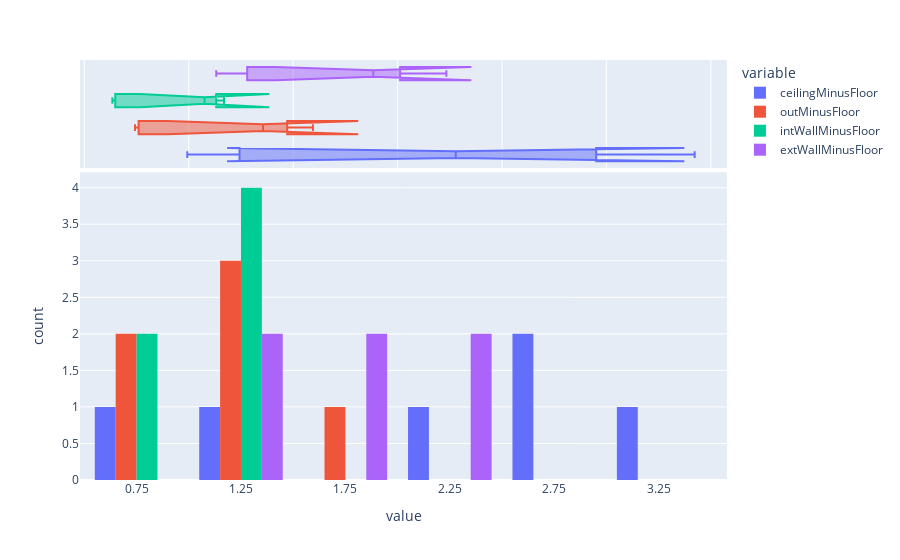
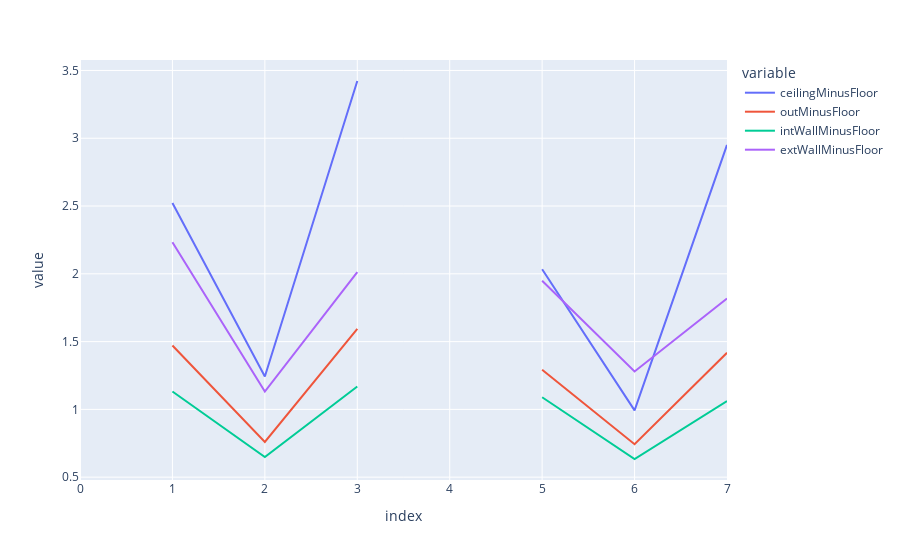

Notebook code cell kept with these figures, in order:
### Code cell
qois = ["ceilingMinusFloor", "outMinusFloor", "intWallMinusFloor", "extWallMinusFloor"]
fig = px.histogram(
    dfFull,
    x = qois,
    marginal="box", # or violin, rug
    barmode = "group"
    )
fig.show()

fig = px.line(dfFull, y = qois)
fig.show()

### Figure 1 — Plotly figure (JSON) as saved in the notebook; plotly's stock layout.template omitted (floating-point values rounded to 4 significant figures)
{"data": [{"alignmentgroup": "True", "bingroup": "x", "hovertemplate": "variable=ceilingMinusFloor<br>value=%{x}<br>count=%{y}<extra></extra>", "legendgroup": "ceilingMinusFloor", "marker": {"color": "#636efa", "pattern": {"shape": ""}}, "name": "ceilingMinusFloor", "offsetgroup": "ceilingMinusFloor", "orientation": "v", "showlegend": true, "type": "histogram", "x": [null, 2.523, 1.243, 3.422, null, 2.034, 0.993, 2.951], "xaxis": "x", "yaxis": "y"}, {"alignmentgroup": "True", "hovertemplate": "variable=ceilingMinusFloor<br>value=%{x}<extra></extra>", "legendgroup": "ceilingMinusFloor", "marker": {"color": "#636efa"}, "name": "ceilingMinusFloor", "notched": true, "offsetgroup": "ceilingMinusFloor", "showlegend": false, "type": "box", "x": [null, 2.523, 1.243, 3.422, null, 2.034, 0.993, 2.951], "xaxis": "x2", "yaxis": "y2"}, {"alignmentgroup": "True", "bingroup": "x", "hovertemplate": "variable=outMinusFloor<br>value=%{x}<br>count=%{y}<extra></extra>", "legendgroup": "outMinusFloor", "marker": {"color": "#EF553B", "pattern": {"shape": ""}}, "name": "outMinusFloor", "offsetgroup": "outMinusFloor", "orientation": "v", "showlegend": true, "type": "histogram", "x": [null, 1.471, 0.7598, 1.594, null, 1.293, 0.7426, 1.418], "xaxis": "x", "yaxis": "y"}, {"alignmentgroup": "True", "hovertemplate": "variable=outMinusFloor<br>value=%{x}<extra></extra>", "legendgroup": "outMinusFloor", "marker": {"color": "#EF553B"}, "name": "outMinusFloor", "notched": true, "offsetgroup": "outMinusFloor", "showlegend": false, "type": "box", "x": [null, 1.471, 0.7598, 1.594, null, 1.293, 0.7426, 1.418], "xaxis": "x2", "yaxis": "y2"}, {"alignmentgroup": "True", "bingroup": "x", "hovertemplate": "variable=intWallMinusFloor<br>value=%{x}<br>count=%{y}<extra></extra>", "legendgroup": "intWallMinusFloor", "marker": {"color": "#00cc96", "pattern": {"shape": ""}}, "name": "intWallMinusFloor", "offsetgroup": "intWallMinusFloor", "orientation": "v", "showlegend": true, "type": "histogram", "x": [null, 1.132, 0.6479, 1.169, null, 1.09, 0.634, 1.061], "xaxis": "x", "yaxis": "y"}, {"alignmentgroup": "True", "hovertemplate": "variable=intWallMinusFloor<br>value=%{x}<extra></extra>", "legendgroup": "intWallMinusFloor", "marker": {"color": "#00cc96"}, "name": "intWallMinusFloor", "notched": true, "offsetgroup": "intWallMinusFloor", "showlegend": false, "type": "box", "x": [null, 1.132, 0.6479, 1.169, null, 1.09, 0.634, 1.061], "xaxis": "x2", "yaxis": "y2"}, {"alignmentgroup": "True", "bingroup": "x", "hovertemplate": "variable=extWallMinusFloor<br>value=%{x}<br>count=%{y}<extra></extra>", "legendgroup": "extWallMinusFloor", "marker": {"color": "#ab63fa", "pattern": {"shape": ""}}, "name": "extWallMinusFloor", "offsetgroup": "extWallMinusFloor", "orientation": "v", "showlegend": true, "type": "histogram", "x": [null, 2.234, 1.132, 2.012, null, 1.949, 1.28, 1.818], "xaxis": "x", "yaxis": "y"}, {"alignmentgroup": "True", "hovertemplate": "variable=extWallMinusFloor<br>value=%{x}<extra></extra>", "legendgroup": "extWallMinusFloor", "marker": {"color": "#ab63fa"}, "name": "extWallMinusFloor", "notched": true, "offsetgroup": "extWallMinusFloor", "showlegend": false, "type": "box", "x": [null, 2.234, 1.132, 2.012, null, 1.949, 1.28, 1.818], "xaxis": "x2", "yaxis": "y2"}], "layout": {"barmode": "group", "legend": {"title": {"text": "variable"}, "tracegroupgap": 0}, "margin": {"t": 60}, "xaxis": {"anchor": "y", "domain": [0, 1], "title": {"text": "value"}}, "xaxis2": {"anchor": "y2", "domain": [0, 1], "matches": "x", "showgrid": true, "showticklabels": false}, "yaxis": {"anchor": "x", "domain": [0, 0.7326], "title": {"text": "count"}}, "yaxis2": {"anchor": "x2", "domain": [0.7426, 1], "matches": "y2", "showgrid": false, "showline": false, "showticklabels": false, "ticks": ""}}}

### Figure 2 — Plotly figure (JSON) as saved in the notebook; plotly's stock layout.template omitted (floating-point values rounded to 4 significant figures)
{"data": [{"hovertemplate": "variable=ceilingMinusFloor<br>index=%{x}<br>value=%{y}<extra></extra>", "legendgroup": "ceilingMinusFloor", "line": {"color": "#636efa", "dash": "solid"}, "marker": {"symbol": "circle"}, "mode": "lines", "name": "ceilingMinusFloor", "orientation": "v", "showlegend": true, "type": "scatter", "x": [0, 1, 2, 3, 4, 5, 6, 7], "xaxis": "x", "y": [null, 2.523, 1.243, 3.422, null, 2.034, 0.993, 2.951], "yaxis": "y"}, {"hovertemplate": "variable=outMinusFloor<br>index=%{x}<br>value=%{y}<extra></extra>", "legendgroup": "outMinusFloor", "line": {"color": "#EF553B", "dash": "solid"}, "marker": {"symbol": "circle"}, "mode": "lines", "name": "outMinusFloor", "orientation": "v", "showlegend": true, "type": "scatter", "x": [0, 1, 2, 3, 4, 5, 6, 7], "xaxis": "x", "y": [null, 1.471, 0.7598, 1.594, null, 1.293, 0.7426, 1.418], "yaxis": "y"}, {"hovertemplate": "variable=intWallMinusFloor<br>index=%{x}<br>value=%{y}<extra></extra>", "legendgroup": "intWallMinusFloor", "line": {"color": "#00cc96", "dash": "solid"}, "marker": {"symbol": "circle"}, "mode": "lines", "name": "intWallMinusFloor", "orientation": "v", "showlegend": true, "type": "scatter", "x": [0, 1, 2, 3, 4, 5, 6, 7], "xaxis": "x", "y": [null, 1.132, 0.6479, 1.169, null, 1.09, 0.634, 1.061], "yaxis": "y"}, {"hovertemplate": "variable=extWallMinusFloor<br>index=%{x}<br>value=%{y}<extra></extra>", "legendgroup": "extWallMinusFloor", "line": {"color": "#ab63fa", "dash": "solid"}, "marker": {"symbol": "circle"}, "mode": "lines", "name": "extWallMinusFloor", "orientation": "v", "showlegend": true, "type": "scatter", "x": [0, 1, 2, 3, 4, 5, 6, 7], "xaxis": "x", "y": [null, 2.234, 1.132, 2.012, null, 1.949, 1.28, 1.818], "yaxis": "y"}], "layout": {"legend": {"title": {"text": "variable"}, "tracegroupgap": 0}, "margin": {"t": 60}, "xaxis": {"anchor": "y", "domain": [0, 1], "title": {"text": "index"}}, "yaxis": {"anchor": "x", "domain": [0, 1], "title": {"text": "value"}}}}
